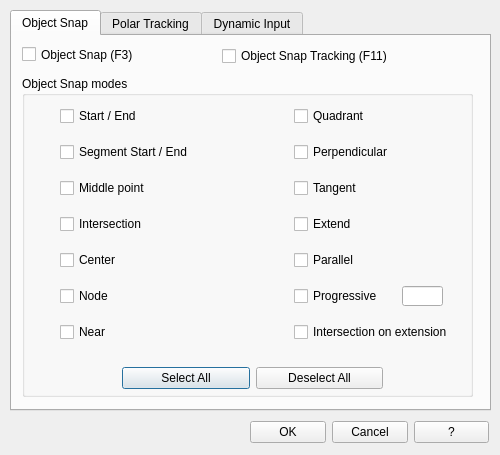
<?xml version="1.0" encoding="UTF-8"?>
<ui version="4.0">
 <class>DSettings_Dialog</class>
 <widget class="QDialog" name="DSettings_Dialog">
  <property name="windowModality">
   <enum>Qt::ApplicationModal</enum>
  </property>
  <property name="geometry">
   <rect>
    <x>0</x>
    <y>0</y>
    <width>500</width>
    <height>455</height>
   </rect>
  </property>
  <property name="minimumSize">
   <size>
    <width>500</width>
    <height>455</height>
   </size>
  </property>
  <property name="maximumSize">
   <size>
    <width>500</width>
    <height>455</height>
   </size>
  </property>
  <property name="mouseTracking">
   <bool>true</bool>
  </property>
  <property name="contextMenuPolicy">
   <enum>Qt::DefaultContextMenu</enum>
  </property>
  <property name="windowTitle">
   <string>QAD - Drawing settings</string>
  </property>
  <property name="modal">
   <bool>true</bool>
  </property>
  <widget class="QTabWidget" name="tabWidget">
   <property name="geometry">
    <rect>
     <x>10</x>
     <y>10</y>
     <width>481</width>
     <height>401</height>
    </rect>
   </property>
   <property name="currentIndex">
    <number>0</number>
   </property>
   <widget class="QWidget" name="tab_1">
    <attribute name="title">
     <string>Object Snap</string>
    </attribute>
    <widget class="QGroupBox" name="groupBox">
     <property name="geometry">
      <rect>
       <x>10</x>
       <y>40</y>
       <width>451</width>
       <height>321</height>
      </rect>
     </property>
     <property name="title">
      <string>Object Snap modes</string>
     </property>
     <widget class="QWidget" name="layoutWidget">
      <property name="geometry">
       <rect>
        <x>100</x>
        <y>290</y>
        <width>261</width>
        <height>25</height>
       </rect>
      </property>
      <layout class="QHBoxLayout" name="horizontalLayout_2">
       <item>
        <widget class="QPushButton" name="pushButton_SelectALL">
         <property name="text">
          <string>Select All</string>
         </property>
        </widget>
       </item>
       <item>
        <widget class="QPushButton" name="pushButton_DeSelectALL">
         <property name="text">
          <string>Deselect All</string>
         </property>
        </widget>
       </item>
      </layout>
     </widget>
     <widget class="QWidget" name="layoutWidget">
      <property name="geometry">
       <rect>
        <x>240</x>
        <y>20</y>
        <width>191</width>
        <height>261</height>
       </rect>
      </property>
      <layout class="QGridLayout" name="gridLayout">
       <item row="3" column="0">
        <widget class="QLabel" name="label_5">
         <property name="text">
          <string/>
         </property>
         <property name="pixmap">
          <pixmap resource="qad_dsettings.qrc">:/plugins/qad/icons/dsettings/OSNAP_EXTP.png</pixmap>
         </property>
        </widget>
       </item>
       <item row="4" column="0">
        <widget class="QLabel" name="label_13">
         <property name="text">
          <string/>
         </property>
         <property name="pixmap">
          <pixmap resource="qad_dsettings.qrc">:/plugins/qad/icons/dsettings/OSNAP_PARP.png</pixmap>
         </property>
        </widget>
       </item>
       <item row="5" column="0">
        <widget class="QLabel" name="label_14">
         <property name="text">
          <string/>
         </property>
         <property name="pixmap">
          <pixmap resource="qad_dsettings.qrc">:/plugins/qad/icons/dsettings/OSNAP_PROGP.png</pixmap>
         </property>
        </widget>
       </item>
       <item row="6" column="0">
        <widget class="QLabel" name="label_2">
         <property name="text">
          <string/>
         </property>
         <property name="pixmap">
          <pixmap resource="qad_dsettings.qrc">:/plugins/qad/icons/dsettings/OSNAP_EXTINT.png</pixmap>
         </property>
        </widget>
       </item>
       <item row="1" column="0">
        <widget class="QLabel" name="label_9">
         <property name="text">
          <string/>
         </property>
         <property name="pixmap">
          <pixmap resource="qad_dsettings.qrc">:/plugins/qad/icons/dsettings/OSNAP_PERP.png</pixmap>
         </property>
        </widget>
       </item>
       <item row="1" column="1">
        <widget class="QCheckBox" name="checkBox_PERP">
         <property name="toolTip">
          <string>&lt;!DOCTYPE HTML PUBLIC &quot;-//W3C//DTD HTML 4.0//EN&quot; &quot;http://www.w3.org/TR/REC-html40/strict.dtd&quot;&gt;
&lt;html&gt;&lt;head&gt;&lt;meta name=&quot;qrichtext&quot; content=&quot;1&quot; /&gt;&lt;style type=&quot;text/css&quot;&gt;
p, li { white-space: pre-wrap; }
&lt;/style&gt;&lt;/head&gt;&lt;body style=&quot; font-family:'MS Shell Dlg 2'; font-size:8.25pt; font-weight:400; font-style:normal;&quot;&gt;
&lt;p style=&quot; margin-top:12px; margin-bottom:12px; margin-left:0px; margin-right:0px; -qt-block-indent:0; text-indent:0px;&quot;&gt;Perpendicular OSnap: orthogonal projection of a given point on a segment.&lt;/p&gt;
&lt;p style=&quot; margin-top:12px; margin-bottom:12px; margin-left:0px; margin-right:0px; -qt-block-indent:0; text-indent:0px;&quot;&gt;&lt;img src=&quot;:/plugins/qad/icons/dsettings/OSNAP_ToolTIP_PERP.png&quot; /&gt;&lt;/p&gt;&lt;/body&gt;&lt;/html&gt;</string>
         </property>
         <property name="text">
          <string>Perpendicular</string>
         </property>
         <property name="tristate">
          <bool>false</bool>
         </property>
        </widget>
       </item>
       <item row="2" column="0">
        <widget class="QLabel" name="label_10">
         <property name="text">
          <string/>
         </property>
         <property name="pixmap">
          <pixmap resource="qad_dsettings.qrc">:/plugins/qad/icons/dsettings/OSNAP_TANP.png</pixmap>
         </property>
        </widget>
       </item>
       <item row="2" column="1">
        <widget class="QCheckBox" name="checkBox_TANP">
         <property name="toolTip">
          <string>&lt;!DOCTYPE HTML PUBLIC &quot;-//W3C//DTD HTML 4.0//EN&quot; &quot;http://www.w3.org/TR/REC-html40/strict.dtd&quot;&gt;
&lt;html&gt;&lt;head&gt;&lt;meta name=&quot;qrichtext&quot; content=&quot;1&quot; /&gt;&lt;style type=&quot;text/css&quot;&gt;
p, li { white-space: pre-wrap; }
&lt;/style&gt;&lt;/head&gt;&lt;body style=&quot; font-family:'MS Shell Dlg 2'; font-size:8.25pt; font-weight:400; font-style:normal;&quot;&gt;
&lt;p style=&quot; margin-top:12px; margin-bottom:12px; margin-left:0px; margin-right:0px; -qt-block-indent:0; text-indent:0px;&quot;&gt;tangent point on a curve of a line passing through a given point.&lt;/p&gt;
&lt;p style=&quot; margin-top:12px; margin-bottom:12px; margin-left:0px; margin-right:0px; -qt-block-indent:0; text-indent:0px;&quot;&gt;&lt;img src=&quot;:/plugins/qad/icons/dsettings/OSNAP_ToolTIP_TANP.png&quot; /&gt;&lt;/p&gt;&lt;/body&gt;&lt;/html&gt;</string>
         </property>
         <property name="text">
          <string>Tangent</string>
         </property>
         <property name="tristate">
          <bool>false</bool>
         </property>
        </widget>
       </item>
       <item row="3" column="1">
        <widget class="QCheckBox" name="checkBox_EXTP">
         <property name="toolTip">
          <string>&lt;!DOCTYPE HTML PUBLIC &quot;-//W3C//DTD HTML 4.0//EN&quot; &quot;http://www.w3.org/TR/REC-html40/strict.dtd&quot;&gt;
&lt;html&gt;&lt;head&gt;&lt;meta name=&quot;qrichtext&quot; content=&quot;1&quot; /&gt;&lt;style type=&quot;text/css&quot;&gt;
p, li { white-space: pre-wrap; }
&lt;/style&gt;&lt;/head&gt;&lt;body style=&quot; font-family:'MS Shell Dlg 2'; font-size:8.25pt; font-weight:400; font-style:normal;&quot;&gt;
&lt;p style=&quot; margin-top:12px; margin-bottom:12px; margin-left:0px; margin-right:0px; -qt-block-indent:0; text-indent:0px;&quot;&gt;Extension OSnap: point on the segment extension until the cursor position.&lt;/p&gt;
&lt;p style=&quot; margin-top:12px; margin-bottom:12px; margin-left:0px; margin-right:0px; -qt-block-indent:0; text-indent:0px;&quot;&gt;&lt;img src=&quot;:/plugins/qad/icons/dsettings/OSNAP_ToolTIP_EXTP.png&quot; /&gt;&lt;/p&gt;&lt;/body&gt;&lt;/html&gt;</string>
         </property>
         <property name="text">
          <string>Extend</string>
         </property>
         <property name="tristate">
          <bool>false</bool>
         </property>
        </widget>
       </item>
       <item row="4" column="1">
        <widget class="QCheckBox" name="checkBox_PARALP">
         <property name="toolTip">
          <string>&lt;!DOCTYPE HTML PUBLIC &quot;-//W3C//DTD HTML 4.0//EN&quot; &quot;http://www.w3.org/TR/REC-html40/strict.dtd&quot;&gt;
&lt;html&gt;&lt;head&gt;&lt;meta name=&quot;qrichtext&quot; content=&quot;1&quot; /&gt;&lt;style type=&quot;text/css&quot;&gt;
p, li { white-space: pre-wrap; }
&lt;/style&gt;&lt;/head&gt;&lt;body style=&quot; font-family:'MS Shell Dlg 2'; font-size:8.25pt; font-weight:400; font-style:normal;&quot;&gt;
&lt;p style=&quot; margin-top:12px; margin-bottom:12px; margin-left:0px; margin-right:0px; -qt-block-indent:0; text-indent:0px;&quot;&gt;&lt;span style=&quot; font-size:8pt;&quot;&gt;Parallel OSnap: point on a line, passing through a given point, parallel to a segment.&lt;/span&gt;&lt;/p&gt;
&lt;p style=&quot; margin-top:12px; margin-bottom:12px; margin-left:0px; margin-right:0px; -qt-block-indent:0; text-indent:0px;&quot;&gt;&lt;img src=&quot;:/plugins/qad/icons/dsettings/OSNAP_ToolTIP_PARLP.png&quot; /&gt;&lt;/p&gt;&lt;/body&gt;&lt;/html&gt;</string>
         </property>
         <property name="text">
          <string>Parallel</string>
         </property>
         <property name="tristate">
          <bool>false</bool>
         </property>
        </widget>
       </item>
       <item row="5" column="1">
        <widget class="QCheckBox" name="checkBox_PROGRESP">
         <property name="toolTip">
          <string>&lt;!DOCTYPE HTML PUBLIC &quot;-//W3C//DTD HTML 4.0//EN&quot; &quot;http://www.w3.org/TR/REC-html40/strict.dtd&quot;&gt;
&lt;html&gt;&lt;head&gt;&lt;meta name=&quot;qrichtext&quot; content=&quot;1&quot; /&gt;&lt;style type=&quot;text/css&quot;&gt;
p, li { white-space: pre-wrap; }
&lt;/style&gt;&lt;/head&gt;&lt;body style=&quot; font-family:'MS Shell Dlg 2'; font-size:8.25pt; font-weight:400; font-style:normal;&quot;&gt;
&lt;p style=&quot; margin-top:12px; margin-bottom:12px; margin-left:0px; margin-right:0px; -qt-block-indent:0; text-indent:0px;&quot;&gt;&lt;span style=&quot; font-size:8pt;&quot;&gt;Progressive OSnap: point at a given distance along a geometry line: from a vertex we can set a point at a distance measured along the geometry line.&lt;/span&gt;&lt;/p&gt;
&lt;p style=&quot; margin-top:12px; margin-bottom:12px; margin-left:0px; margin-right:0px; -qt-block-indent:0; text-indent:0px;&quot;&gt;&lt;img src=&quot;:/plugins/qad/icons/dsettings/OSNAP_ToolTIP_PROGRESP.png&quot; /&gt;&lt;/p&gt;&lt;/body&gt;&lt;/html&gt;</string>
         </property>
         <property name="text">
          <string>Progressive</string>
         </property>
         <property name="tristate">
          <bool>false</bool>
         </property>
        </widget>
       </item>
       <item row="6" column="1">
        <widget class="QCheckBox" name="checkBox_EXT_INT">
         <property name="toolTip">
          <string>&lt;!DOCTYPE HTML PUBLIC &quot;-//W3C//DTD HTML 4.0//EN&quot; &quot;http://www.w3.org/TR/REC-html40/strict.dtd&quot;&gt;
&lt;html&gt;&lt;head&gt;&lt;meta name=&quot;qrichtext&quot; content=&quot;1&quot; /&gt;&lt;style type=&quot;text/css&quot;&gt;
p, li { white-space: pre-wrap; }
&lt;/style&gt;&lt;/head&gt;&lt;body style=&quot; font-family:'MS Shell Dlg 2'; font-size:8.25pt; font-weight:400; font-style:normal;&quot;&gt;
&lt;p style=&quot; margin-top:12px; margin-bottom:12px; margin-left:0px; margin-right:0px; -qt-block-indent:0; text-indent:0px;&quot;&gt;&lt;span style=&quot; font-size:8pt;&quot;&gt;Intersection on extension OSnap: intersection point of the extensions of two segments.&lt;/span&gt;&lt;/p&gt;
&lt;p style=&quot; margin-top:12px; margin-bottom:12px; margin-left:0px; margin-right:0px; -qt-block-indent:0; text-indent:0px;&quot;&gt;&lt;img src=&quot;:/plugins/qad/icons/dsettings/OSNAP_ToolTIP_EXTINT.png&quot; /&gt;&lt;/p&gt;&lt;/body&gt;&lt;/html&gt;</string>
         </property>
         <property name="text">
          <string>Intersection on extension</string>
         </property>
        </widget>
       </item>
       <item row="0" column="1">
        <widget class="QCheckBox" name="checkBox_QUADP">
         <property name="toolTip">
          <string>&lt;!DOCTYPE HTML PUBLIC &quot;-//W3C//DTD HTML 4.0//EN&quot; &quot;http://www.w3.org/TR/REC-html40/strict.dtd&quot;&gt;
&lt;html&gt;&lt;head&gt;&lt;meta name=&quot;qrichtext&quot; content=&quot;1&quot; /&gt;&lt;style type=&quot;text/css&quot;&gt;
p, li { white-space: pre-wrap; }
&lt;/style&gt;&lt;/head&gt;&lt;body style=&quot; font-family:'MS Shell Dlg 2'; font-size:8.25pt; font-weight:400; font-style:normal;&quot;&gt;
&lt;p style=&quot; margin-top:12px; margin-bottom:12px; margin-left:0px; margin-right:0px; -qt-block-indent:0; text-indent:0px;&quot;&gt;Quadrant OSnap: intersections of the cartesian axis with a circumference of a circle or an arc.&lt;/p&gt;
&lt;p style=&quot; margin-top:12px; margin-bottom:12px; margin-left:0px; margin-right:0px; -qt-block-indent:0; text-indent:0px;&quot;&gt;&lt;img src=&quot;:/plugins/qad/icons/dsettings/OSNAP_ToolTIP_QUADP.png&quot; /&gt;&lt;/p&gt;&lt;/body&gt;&lt;/html&gt;</string>
         </property>
         <property name="text">
          <string>Quadrant</string>
         </property>
         <property name="tristate">
          <bool>false</bool>
         </property>
        </widget>
       </item>
       <item row="0" column="0">
        <widget class="QLabel" name="label_3">
         <property name="text">
          <string/>
         </property>
         <property name="pixmap">
          <pixmap resource="qad_dsettings.qrc">:/plugins/qad/icons/dsettings/OSNAP_QUADP.png</pixmap>
         </property>
        </widget>
       </item>
      </layout>
     </widget>
     <widget class="QLineEdit" name="lineEdit_ProgrDistance">
      <property name="geometry">
       <rect>
        <x>380</x>
        <y>210</y>
        <width>41</width>
        <height>20</height>
       </rect>
      </property>
     </widget>
     <widget class="QWidget" name="layoutWidget">
      <property name="geometry">
       <rect>
        <x>10</x>
        <y>20</y>
        <width>161</width>
        <height>261</height>
       </rect>
      </property>
      <layout class="QGridLayout" name="gridLayout_2" columnstretch="0,0">
       <property name="sizeConstraint">
        <enum>QLayout::SetMinimumSize</enum>
       </property>
       <item row="0" column="1">
        <widget class="QCheckBox" name="checkBox_END_PLINE">
         <property name="toolTip">
          <string>&lt;!DOCTYPE HTML PUBLIC &quot;-//W3C//DTD HTML 4.0//EN&quot; &quot;http://www.w3.org/TR/REC-html40/strict.dtd&quot;&gt;
&lt;html&gt;&lt;head&gt;&lt;meta name=&quot;qrichtext&quot; content=&quot;1&quot; /&gt;&lt;style type=&quot;text/css&quot;&gt;
p, li { white-space: pre-wrap; }
&lt;/style&gt;&lt;/head&gt;&lt;body style=&quot; font-family:'MS Shell Dlg 2'; font-size:8.25pt; font-weight:400; font-style:normal;&quot;&gt;
&lt;p style=&quot; margin-top:12px; margin-bottom:12px; margin-left:0px; margin-right:0px; -qt-block-indent:0; text-indent:0px;&quot;&gt;&lt;span style=&quot; font-size:8pt;&quot;&gt;Start / End OSnap: starting and ending vertices of a linear geometry.&lt;/span&gt;&lt;/p&gt;
&lt;p style=&quot; margin-top:12px; margin-bottom:12px; margin-left:0px; margin-right:0px; -qt-block-indent:0; text-indent:0px;&quot;&gt;&lt;img src=&quot;:/plugins/qad/icons/dsettings/OSNAP_ToolTIP_END_PLINE.png&quot; /&gt;&lt;/p&gt;&lt;/body&gt;&lt;/html&gt;</string>
         </property>
         <property name="text">
          <string>Start / End</string>
         </property>
        </widget>
       </item>
       <item row="1" column="0">
        <widget class="QLabel" name="label_ENDP">
         <property name="text">
          <string/>
         </property>
         <property name="pixmap">
          <pixmap resource="qad_dsettings.qrc">:/plugins/qad/icons/dsettings/OSNAP_ENDP.png</pixmap>
         </property>
        </widget>
       </item>
       <item row="1" column="1">
        <widget class="QCheckBox" name="checkBox_ENDP">
         <property name="toolTip">
          <string comment="aa" extracomment="aa">&lt;!DOCTYPE HTML PUBLIC &quot;-//W3C//DTD HTML 4.0//EN&quot; &quot;http://www.w3.org/TR/REC-html40/strict.dtd&quot;&gt;
&lt;html&gt;&lt;head&gt;&lt;meta name=&quot;qrichtext&quot; content=&quot;1&quot; /&gt;&lt;style type=&quot;text/css&quot;&gt;
p, li { white-space: pre-wrap; }
&lt;/style&gt;&lt;/head&gt;&lt;body style=&quot; font-family:'MS Shell Dlg 2'; font-size:8.25pt; font-weight:400; font-style:normal;&quot;&gt;
&lt;p style=&quot; margin-top:12px; margin-bottom:12px; margin-left:0px; margin-right:0px; -qt-block-indent:0; text-indent:0px;&quot;&gt;Start / End segment OSnap: starting and ending vertices of each segment of a geometry.&lt;/p&gt;
&lt;p style=&quot; margin-top:12px; margin-bottom:12px; margin-left:0px; margin-right:0px; -qt-block-indent:0; text-indent:0px;&quot;&gt;&lt;img src=&quot;:/plugins/qad/icons/dsettings/OSNAP_ToolTIP_ENDP.png&quot; /&gt;&lt;/p&gt;&lt;/body&gt;&lt;/html&gt;</string>
         </property>
         <property name="text">
          <string>Segment Start / End</string>
         </property>
         <property name="tristate">
          <bool>false</bool>
         </property>
        </widget>
       </item>
       <item row="2" column="0">
        <widget class="QLabel" name="label_MIDP">
         <property name="text">
          <string/>
         </property>
         <property name="pixmap">
          <pixmap resource="qad_dsettings.qrc">:/plugins/qad/icons/dsettings/OSNAP_MEDP.png</pixmap>
         </property>
        </widget>
       </item>
       <item row="2" column="1">
        <widget class="QCheckBox" name="checkBox_MIDP">
         <property name="toolTip">
          <string>&lt;!DOCTYPE HTML PUBLIC &quot;-//W3C//DTD HTML 4.0//EN&quot; &quot;http://www.w3.org/TR/REC-html40/strict.dtd&quot;&gt;
&lt;html&gt;&lt;head&gt;&lt;meta name=&quot;qrichtext&quot; content=&quot;1&quot; /&gt;&lt;style type=&quot;text/css&quot;&gt;
p, li { white-space: pre-wrap; }
&lt;/style&gt;&lt;/head&gt;&lt;body style=&quot; font-family:'MS Shell Dlg 2'; font-size:8.25pt; font-weight:400; font-style:normal;&quot;&gt;
&lt;p style=&quot; margin-top:12px; margin-bottom:12px; margin-left:0px; margin-right:0px; -qt-block-indent:0; text-indent:0px;&quot;&gt;Middle point OSnap: middle point of each segment of a geometry.&lt;/p&gt;
&lt;p style=&quot; margin-top:12px; margin-bottom:12px; margin-left:0px; margin-right:0px; -qt-block-indent:0; text-indent:0px;&quot;&gt;&lt;img src=&quot;:/plugins/qad/icons/dsettings/OSNAP_ToolTIP_MIDP.png&quot; /&gt;&lt;/p&gt;&lt;/body&gt;&lt;/html&gt;</string>
         </property>
         <property name="text">
          <string>Middle point</string>
         </property>
         <property name="tristate">
          <bool>false</bool>
         </property>
        </widget>
       </item>
       <item row="3" column="0">
        <widget class="QLabel" name="label_4">
         <property name="text">
          <string/>
         </property>
         <property name="pixmap">
          <pixmap resource="qad_dsettings.qrc">:/plugins/qad/icons/dsettings/OSNAP_INTP.png</pixmap>
         </property>
        </widget>
       </item>
       <item row="3" column="1">
        <widget class="QCheckBox" name="checkBox_INTP">
         <property name="toolTip">
          <string>&lt;!DOCTYPE HTML PUBLIC &quot;-//W3C//DTD HTML 4.0//EN&quot; &quot;http://www.w3.org/TR/REC-html40/strict.dtd&quot;&gt;
&lt;html&gt;&lt;head&gt;&lt;meta name=&quot;qrichtext&quot; content=&quot;1&quot; /&gt;&lt;style type=&quot;text/css&quot;&gt;
p, li { white-space: pre-wrap; }
&lt;/style&gt;&lt;/head&gt;&lt;body style=&quot; font-family:'MS Shell Dlg 2'; font-size:8.25pt; font-weight:400; font-style:normal;&quot;&gt;
&lt;p style=&quot; margin-top:12px; margin-bottom:12px; margin-left:0px; margin-right:0px; -qt-block-indent:0; text-indent:0px;&quot;&gt;Intersection OSnap: intersection between two segments.&lt;/p&gt;
&lt;p style=&quot; margin-top:12px; margin-bottom:12px; margin-left:0px; margin-right:0px; -qt-block-indent:0; text-indent:0px;&quot;&gt;&lt;img src=&quot;:/plugins/qad/icons/dsettings/OSNAP_ToolTIP_INTP.png&quot; /&gt;&lt;/p&gt;&lt;/body&gt;&lt;/html&gt;</string>
         </property>
         <property name="text">
          <string>Intersection</string>
         </property>
         <property name="tristate">
          <bool>false</bool>
         </property>
        </widget>
       </item>
       <item row="4" column="0">
        <widget class="QLabel" name="label_6">
         <property name="text">
          <string/>
         </property>
         <property name="pixmap">
          <pixmap resource="qad_dsettings.qrc">:/plugins/qad/icons/dsettings/OSNAP_CENP.png</pixmap>
         </property>
        </widget>
       </item>
       <item row="4" column="1">
        <widget class="QCheckBox" name="checkBox_CENP">
         <property name="toolTip">
          <string>&lt;!DOCTYPE HTML PUBLIC &quot;-//W3C//DTD HTML 4.0//EN&quot; &quot;http://www.w3.org/TR/REC-html40/strict.dtd&quot;&gt;
&lt;html&gt;&lt;head&gt;&lt;meta name=&quot;qrichtext&quot; content=&quot;1&quot; /&gt;&lt;style type=&quot;text/css&quot;&gt;
p, li { white-space: pre-wrap; }
&lt;/style&gt;&lt;/head&gt;&lt;body style=&quot; font-family:'MS Shell Dlg 2'; font-size:8.25pt; font-weight:400; font-style:normal;&quot;&gt;
&lt;p style=&quot; margin-top:12px; margin-bottom:12px; margin-left:0px; margin-right:0px; -qt-block-indent:0; text-indent:0px;&quot;&gt;Center OSnap: center of a circle or arc or centroid of an areal geometry.&lt;/p&gt;
&lt;p style=&quot; margin-top:12px; margin-bottom:12px; margin-left:0px; margin-right:0px; -qt-block-indent:0; text-indent:0px;&quot;&gt;&lt;img src=&quot;:/plugins/qad/icons/dsettings/OSNAP_ToolTIP_CENP.png&quot; /&gt;&lt;/p&gt;&lt;/body&gt;&lt;/html&gt;</string>
         </property>
         <property name="text">
          <string>Center</string>
         </property>
         <property name="tristate">
          <bool>false</bool>
         </property>
        </widget>
       </item>
       <item row="5" column="0">
        <widget class="QLabel" name="label_7">
         <property name="text">
          <string/>
         </property>
         <property name="pixmap">
          <pixmap resource="qad_dsettings.qrc">:/plugins/qad/icons/dsettings/OSNAP_NODP.png</pixmap>
         </property>
         <property name="scaledContents">
          <bool>false</bool>
         </property>
        </widget>
       </item>
       <item row="5" column="1">
        <widget class="QCheckBox" name="checkBox_NODP">
         <property name="toolTip">
          <string>&lt;!DOCTYPE HTML PUBLIC &quot;-//W3C//DTD HTML 4.0//EN&quot; &quot;http://www.w3.org/TR/REC-html40/strict.dtd&quot;&gt;
&lt;html&gt;&lt;head&gt;&lt;meta name=&quot;qrichtext&quot; content=&quot;1&quot; /&gt;&lt;style type=&quot;text/css&quot;&gt;
p, li { white-space: pre-wrap; }
&lt;/style&gt;&lt;/head&gt;&lt;body style=&quot; font-family:'MS Shell Dlg 2'; font-size:8.25pt; font-weight:400; font-style:normal;&quot;&gt;
&lt;p style=&quot; margin-top:12px; margin-bottom:12px; margin-left:0px; margin-right:0px; -qt-block-indent:0; text-indent:0px;&quot;&gt;Node OSnap: coordinate of a punctual geometry.&lt;/p&gt;
&lt;p style=&quot; margin-top:12px; margin-bottom:12px; margin-left:0px; margin-right:0px; -qt-block-indent:0; text-indent:0px;&quot;&gt;&lt;img src=&quot;:/plugins/qad/icons/dsettings/OSNAP_ToolTIP_NODP.png&quot; /&gt;&lt;/p&gt;&lt;/body&gt;&lt;/html&gt;</string>
         </property>
         <property name="text">
          <string>Node</string>
         </property>
         <property name="tristate">
          <bool>false</bool>
         </property>
        </widget>
       </item>
       <item row="6" column="0">
        <widget class="QLabel" name="label_11">
         <property name="text">
          <string/>
         </property>
         <property name="pixmap">
          <pixmap resource="qad_dsettings.qrc">:/plugins/qad/icons/dsettings/OSNAP_NEARP.png</pixmap>
         </property>
        </widget>
       </item>
       <item row="6" column="1">
        <widget class="QCheckBox" name="checkBox_NEARP">
         <property name="toolTip">
          <string>&lt;!DOCTYPE HTML PUBLIC &quot;-//W3C//DTD HTML 4.0//EN&quot; &quot;http://www.w3.org/TR/REC-html40/strict.dtd&quot;&gt;
&lt;html&gt;&lt;head&gt;&lt;meta name=&quot;qrichtext&quot; content=&quot;1&quot; /&gt;&lt;style type=&quot;text/css&quot;&gt;
p, li { white-space: pre-wrap; }
&lt;/style&gt;&lt;/head&gt;&lt;body style=&quot; font-family:'MS Shell Dlg 2'; font-size:8.25pt; font-weight:400; font-style:normal;&quot;&gt;
&lt;p style=&quot; margin-top:12px; margin-bottom:12px; margin-left:0px; margin-right:0px; -qt-block-indent:0; text-indent:0px;&quot;&gt;Near OSnap: point of a segment close to the cursor position.&lt;/p&gt;
&lt;p style=&quot; margin-top:12px; margin-bottom:12px; margin-left:0px; margin-right:0px; -qt-block-indent:0; text-indent:0px;&quot;&gt;&lt;img src=&quot;:/plugins/qad/icons/dsettings/OSNAP_ToolTIP_NEARP.png&quot; /&gt;&lt;/p&gt;&lt;/body&gt;&lt;/html&gt;</string>
         </property>
         <property name="text">
          <string>Near</string>
         </property>
         <property name="tristate">
          <bool>false</bool>
         </property>
        </widget>
       </item>
       <item row="0" column="0">
        <widget class="QLabel" name="label_8">
         <property name="text">
          <string/>
         </property>
         <property name="pixmap">
          <pixmap resource="qad_dsettings.qrc">:/plugins/qad/icons/dsettings/OSNAP_ENDP.png</pixmap>
         </property>
        </widget>
       </item>
      </layout>
     </widget>
    </widget>
    <widget class="QCheckBox" name="checkBox_IsOsnapON">
     <property name="geometry">
      <rect>
       <x>10</x>
       <y>10</y>
       <width>191</width>
       <height>17</height>
      </rect>
     </property>
     <property name="toolTip">
      <string>&lt;html&gt;&lt;head/&gt;&lt;body&gt;&lt;p&gt;Turns object snap on and off. The selected object snap modes are active when the object snap is activated (system variable OSMODE).&lt;/p&gt;&lt;/body&gt;&lt;/html&gt;</string>
     </property>
     <property name="text">
      <string>Object Snap (F3)</string>
     </property>
    </widget>
    <widget class="QCheckBox" name="checkBox_ObjectSnapTracking">
     <property name="geometry">
      <rect>
       <x>210</x>
       <y>10</y>
       <width>251</width>
       <height>20</height>
      </rect>
     </property>
     <property name="toolTip">
      <string>&lt;html&gt;&lt;head/&gt;&lt;body&gt;&lt;p&gt;Turns object snap tracking on and off. Using the object snap tracking, the cursor can track along alignment paths that are based on object snap points. To use the object snap tracking, select one or more object snap (system variable AUTOSNAP).&lt;/p&gt;&lt;/body&gt;&lt;/html&gt;</string>
     </property>
     <property name="text">
      <string>Object Snap Tracking (F11)</string>
     </property>
    </widget>
   </widget>
   <widget class="QWidget" name="tab_2">
    <attribute name="title">
     <string>Polar Tracking</string>
    </attribute>
    <widget class="QCheckBox" name="checkBox_PolarPickPoint">
     <property name="geometry">
      <rect>
       <x>10</x>
       <y>10</y>
       <width>171</width>
       <height>17</height>
      </rect>
     </property>
     <property name="toolTip">
      <string>Turns polar tracking on and off (system variable AUTOSNAP).</string>
     </property>
     <property name="text">
      <string>Polar Tracking (F10)</string>
     </property>
    </widget>
    <widget class="QGroupBox" name="groupBox_PolarAngleSettings">
     <property name="geometry">
      <rect>
       <x>10</x>
       <y>40</y>
       <width>151</width>
       <height>71</height>
      </rect>
     </property>
     <property name="title">
      <string>Polar angle settings</string>
     </property>
     <widget class="QLabel" name="label_12">
      <property name="geometry">
       <rect>
        <x>10</x>
        <y>20</y>
        <width>121</width>
        <height>16</height>
       </rect>
      </property>
      <property name="text">
       <string>Increment angle:</string>
      </property>
     </widget>
     <widget class="QComboBox" name="comboBox_increment_angle">
      <property name="geometry">
       <rect>
        <x>10</x>
        <y>40</y>
        <width>131</width>
        <height>22</height>
       </rect>
      </property>
      <property name="editable">
       <bool>true</bool>
      </property>
     </widget>
    </widget>
    <widget class="QGroupBox" name="groupBox_OsnapPolarOrtho">
     <property name="geometry">
      <rect>
       <x>190</x>
       <y>40</y>
       <width>271</width>
       <height>71</height>
      </rect>
     </property>
     <property name="title">
      <string>Object Snap Tracking Settings</string>
     </property>
     <widget class="QRadioButton" name="radioButton_OsnapOrtho">
      <property name="geometry">
       <rect>
        <x>10</x>
        <y>30</y>
        <width>251</width>
        <height>17</height>
       </rect>
      </property>
      <property name="toolTip">
       <string>Displays only orthogonal (horizontal/vertical) object snap tracking paths for acquired object snap points when object snap tracking is on (POLARMODE system variable).</string>
      </property>
      <property name="text">
       <string>Track orthogonally only</string>
      </property>
     </widget>
     <widget class="QRadioButton" name="radioButton_OsnapPolarAngle">
      <property name="geometry">
       <rect>
        <x>10</x>
        <y>50</y>
        <width>251</width>
        <height>16</height>
       </rect>
      </property>
      <property name="toolTip">
       <string>Applies polar tracking settings to object snap tracking. When you use object snap tracking, the cursor tracks along polar alignment angles from acquired object snap points (POLARMODE system variable).</string>
      </property>
      <property name="text">
       <string>Track using polar angle settings</string>
      </property>
     </widget>
    </widget>
    <widget class="QGroupBox" name="groupBox_OsnapPolarMeasurement">
     <property name="geometry">
      <rect>
       <x>190</x>
       <y>120</y>
       <width>271</width>
       <height>71</height>
      </rect>
     </property>
     <property name="title">
      <string>Polar Angle measurement</string>
     </property>
     <widget class="QRadioButton" name="radioButton_OsnapPolarAbolute">
      <property name="geometry">
       <rect>
        <x>10</x>
        <y>30</y>
        <width>251</width>
        <height>17</height>
       </rect>
      </property>
      <property name="toolTip">
       <string>Bases polar tracking angles on the current user coordinate system.</string>
      </property>
      <property name="text">
       <string>Absolute</string>
      </property>
     </widget>
     <widget class="QRadioButton" name="radioButton_OsnapPolarRelative">
      <property name="geometry">
       <rect>
        <x>10</x>
        <y>50</y>
        <width>251</width>
        <height>17</height>
       </rect>
      </property>
      <property name="toolTip">
       <string>Bases polar tracking angles on the last segment drawn.</string>
      </property>
      <property name="text">
       <string>Relative to last segment</string>
      </property>
     </widget>
    </widget>
   </widget>
   <widget class="QWidget" name="tab_3">
    <attribute name="title">
     <string>Dynamic Input</string>
    </attribute>
    <widget class="QCheckBox" name="checkBox_DI_EnableInputPointer">
     <property name="geometry">
      <rect>
       <x>10</x>
       <y>10</y>
       <width>221</width>
       <height>17</height>
      </rect>
     </property>
     <property name="toolTip">
      <string>Turns on pointer input. When pointer input and dimensional input are both turned on, dimensional input supersedes pointer input when it is available. (DYNMODE system variable)</string>
     </property>
     <property name="text">
      <string>Enable Pointer Input</string>
     </property>
    </widget>
    <widget class="QCheckBox" name="checkBox_DI_EnableDimPointer">
     <property name="geometry">
      <rect>
       <x>240</x>
       <y>10</y>
       <width>221</width>
       <height>20</height>
      </rect>
     </property>
     <property name="toolTip">
      <string>Turns on dimensional input. Dimensional input is not available for some commands that prompt for a second point. (DYNMODE system variable)</string>
     </property>
     <property name="text">
      <string>Enable Dimension Input where possible</string>
     </property>
    </widget>
    <widget class="QGroupBox" name="groupBox_2">
     <property name="geometry">
      <rect>
       <x>10</x>
       <y>30</y>
       <width>221</width>
       <height>141</height>
      </rect>
     </property>
     <property name="title">
      <string>Pointer Input</string>
     </property>
     <widget class="QPushButton" name="pushButton_DI_PointerInputSettings">
      <property name="geometry">
       <rect>
        <x>54</x>
        <y>110</y>
        <width>111</width>
        <height>23</height>
       </rect>
      </property>
      <property name="toolTip">
       <string>Displays the Pointer Input Settings dialog box.</string>
      </property>
      <property name="text">
       <string>Settings...</string>
      </property>
     </widget>
     <widget class="QLabel" name="label">
      <property name="geometry">
       <rect>
        <x>10</x>
        <y>20</y>
        <width>201</width>
        <height>81</height>
       </rect>
      </property>
      <property name="frameShape">
       <enum>QFrame::Box</enum>
      </property>
      <property name="text">
       <string/>
      </property>
      <property name="pixmap">
       <pixmap resource="qad_dsettings.qrc">:/plugins/qad/icons/dsettings/pointer_input.png</pixmap>
      </property>
      <property name="scaledContents">
       <bool>true</bool>
      </property>
     </widget>
    </widget>
    <widget class="QGroupBox" name="groupBox_3">
     <property name="geometry">
      <rect>
       <x>240</x>
       <y>30</y>
       <width>221</width>
       <height>141</height>
      </rect>
     </property>
     <property name="title">
      <string>Dimension Input</string>
     </property>
     <widget class="QPushButton" name="pushButton_DI_DimensionInputSettings">
      <property name="geometry">
       <rect>
        <x>54</x>
        <y>110</y>
        <width>111</width>
        <height>23</height>
       </rect>
      </property>
      <property name="toolTip">
       <string>Displays the Dimension Input Settings dialog box.</string>
      </property>
      <property name="text">
       <string>Settings...</string>
      </property>
     </widget>
     <widget class="QLabel" name="label_15">
      <property name="geometry">
       <rect>
        <x>10</x>
        <y>20</y>
        <width>201</width>
        <height>81</height>
       </rect>
      </property>
      <property name="frameShape">
       <enum>QFrame::Box</enum>
      </property>
      <property name="text">
       <string/>
      </property>
      <property name="pixmap">
       <pixmap resource="qad_dsettings.qrc">:/plugins/qad/icons/dsettings/dimension_input.png</pixmap>
      </property>
      <property name="scaledContents">
       <bool>true</bool>
      </property>
     </widget>
    </widget>
    <widget class="QGroupBox" name="groupBox_4">
     <property name="geometry">
      <rect>
       <x>10</x>
       <y>180</y>
       <width>451</width>
       <height>111</height>
      </rect>
     </property>
     <property name="title">
      <string>Dynamic Prompts</string>
     </property>
     <widget class="QCheckBox" name="checkBox_DI_ShowPrompt">
      <property name="geometry">
       <rect>
        <x>219</x>
        <y>20</y>
        <width>221</width>
        <height>31</height>
       </rect>
      </property>
      <property name="sizePolicy">
       <sizepolicy hsizetype="Minimum" vsizetype="Minimum">
        <horstretch>0</horstretch>
        <verstretch>0</verstretch>
       </sizepolicy>
      </property>
      <property name="toolTip">
       <string>Displays prompts in Dynamic Input tooltips. (DYNPROMPT system variable)</string>
      </property>
      <property name="text">
       <string>Show command prompting and 
command input near the crosshairs</string>
      </property>
      <property name="tristate">
       <bool>false</bool>
      </property>
     </widget>
     <widget class="QLabel" name="label_16">
      <property name="geometry">
       <rect>
        <x>10</x>
        <y>20</y>
        <width>201</width>
        <height>81</height>
       </rect>
      </property>
      <property name="frameShape">
       <enum>QFrame::Box</enum>
      </property>
      <property name="text">
       <string/>
      </property>
      <property name="pixmap">
       <pixmap resource="qad_dsettings.qrc">:/plugins/qad/icons/dsettings/dynamic_prompts.png</pixmap>
      </property>
      <property name="scaledContents">
       <bool>true</bool>
      </property>
     </widget>
    </widget>
    <widget class="QPushButton" name="pushButton_DI_TootipAppearance">
     <property name="geometry">
      <rect>
       <x>80</x>
       <y>320</y>
       <width>311</width>
       <height>23</height>
      </rect>
     </property>
     <property name="toolTip">
      <string>Displays the Tooltip Appearance dialog box.</string>
     </property>
     <property name="text">
      <string>Drafting Tooltip Appearence...</string>
     </property>
    </widget>
   </widget>
  </widget>
  <widget class="QWidget" name="layoutWidget">
   <property name="geometry">
    <rect>
     <x>250</x>
     <y>420</y>
     <width>239</width>
     <height>25</height>
    </rect>
   </property>
   <layout class="QHBoxLayout" name="horizontalLayout">
    <item>
     <widget class="QPushButton" name="okButton">
      <property name="text">
       <string>OK</string>
      </property>
     </widget>
    </item>
    <item>
     <widget class="QPushButton" name="cancelButton">
      <property name="text">
       <string>Cancel</string>
      </property>
     </widget>
    </item>
    <item>
     <widget class="QPushButton" name="pushButton_HELP">
      <property name="text">
       <string>?</string>
      </property>
     </widget>
    </item>
   </layout>
  </widget>
 </widget>
 <resources>
  <include location="qad_dsettings.qrc"/>
 </resources>
 <connections>
  <connection>
   <sender>pushButton_DeSelectALL</sender>
   <signal>pressed()</signal>
   <receiver>DSettings_Dialog</receiver>
   <slot>ButtonDeselectALL_Pressed()</slot>
   <hints>
    <hint type="sourcelabel">
     <x>357</x>
     <y>385</y>
    </hint>
    <hint type="destinationlabel">
     <x>439</x>
     <y>0</y>
    </hint>
   </hints>
  </connection>
  <connection>
   <sender>pushButton_SelectALL</sender>
   <signal>pressed()</signal>
   <receiver>DSettings_Dialog</receiver>
   <slot>ButtonSelectALL_Pressed()</slot>
   <hints>
    <hint type="sourcelabel">
     <x>171</x>
     <y>385</y>
    </hint>
    <hint type="destinationlabel">
     <x>436</x>
     <y>0</y>
    </hint>
   </hints>
  </connection>
  <connection>
   <sender>pushButton_HELP</sender>
   <signal>clicked()</signal>
   <receiver>DSettings_Dialog</receiver>
   <slot>ButtonHELP_Pressed()</slot>
   <hints>
    <hint type="sourcelabel">
     <x>487</x>
     <y>440</y>
    </hint>
    <hint type="destinationlabel">
     <x>372</x>
     <y>426</y>
    </hint>
   </hints>
  </connection>
  <connection>
   <sender>okButton</sender>
   <signal>clicked()</signal>
   <receiver>DSettings_Dialog</receiver>
   <slot>ButtonBOX_Accepted()</slot>
   <hints>
    <hint type="sourcelabel">
     <x>251</x>
     <y>434</y>
    </hint>
    <hint type="destinationlabel">
     <x>8</x>
     <y>418</y>
    </hint>
   </hints>
  </connection>
  <connection>
   <sender>cancelButton</sender>
   <signal>clicked()</signal>
   <receiver>DSettings_Dialog</receiver>
   <slot>reject()</slot>
   <hints>
    <hint type="sourcelabel">
     <x>332</x>
     <y>429</y>
    </hint>
    <hint type="destinationlabel">
     <x>136</x>
     <y>413</y>
    </hint>
   </hints>
  </connection>
  <connection>
   <sender>pushButton_DI_PointerInputSettings</sender>
   <signal>clicked()</signal>
   <receiver>DSettings_Dialog</receiver>
   <slot>Button_DI_PointerInputSettings_Pressed()</slot>
   <hints>
    <hint type="sourcelabel">
     <x>135</x>
     <y>186</y>
    </hint>
    <hint type="destinationlabel">
     <x>3</x>
     <y>183</y>
    </hint>
   </hints>
  </connection>
  <connection>
   <sender>pushButton_DI_DimensionInputSettings</sender>
   <signal>clicked()</signal>
   <receiver>DSettings_Dialog</receiver>
   <slot>Button_DI_DimensionInputSettings_Pressed()</slot>
   <hints>
    <hint type="sourcelabel">
     <x>363</x>
     <y>183</y>
    </hint>
    <hint type="destinationlabel">
     <x>494</x>
     <y>192</y>
    </hint>
   </hints>
  </connection>
  <connection>
   <sender>pushButton_DI_TootipAppearance</sender>
   <signal>clicked()</signal>
   <receiver>DSettings_Dialog</receiver>
   <slot>Button_DI_TootipAppearance_Pressed()</slot>
   <hints>
    <hint type="sourcelabel">
     <x>287</x>
     <y>362</y>
    </hint>
    <hint type="destinationlabel">
     <x>494</x>
     <y>360</y>
    </hint>
   </hints>
  </connection>
 </connections>
 <slots>
  <slot>ButtonSelectALL_Pressed()</slot>
  <slot>ButtonDeselectALL_Pressed()</slot>
  <slot>ButtonBOX_Accepted()</slot>
  <slot>Hovered_Cursor_ENDP()</slot>
  <slot>Hovered_Cursor_MIDP()</slot>
  <slot>ContextMenu_Activated_ENDP()</slot>
  <slot>MainTabChanged()</slot>
  <slot>ButtonHELP_Pressed()</slot>
  <slot>Button_DI_PointerInputSettings_Pressed()</slot>
  <slot>Button_DI_DimensionInputSettings_Pressed()</slot>
  <slot>Button_DI_TootipAppearance_Pressed()</slot>
 </slots>
</ui>
